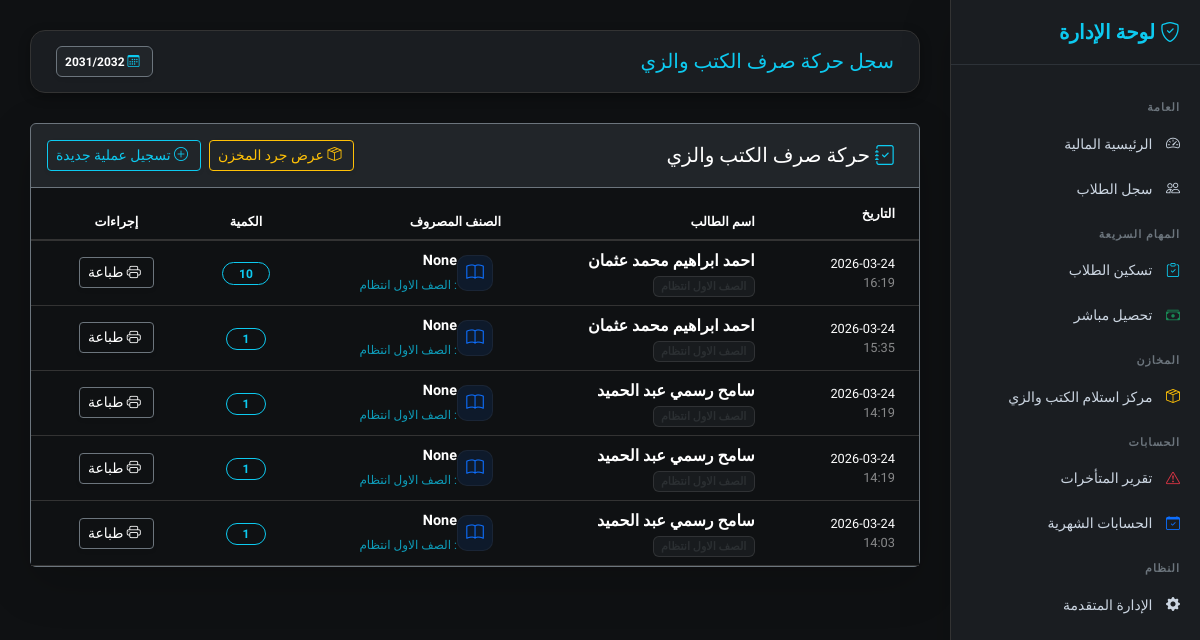
Page /students/sales/ on the earlier database version.
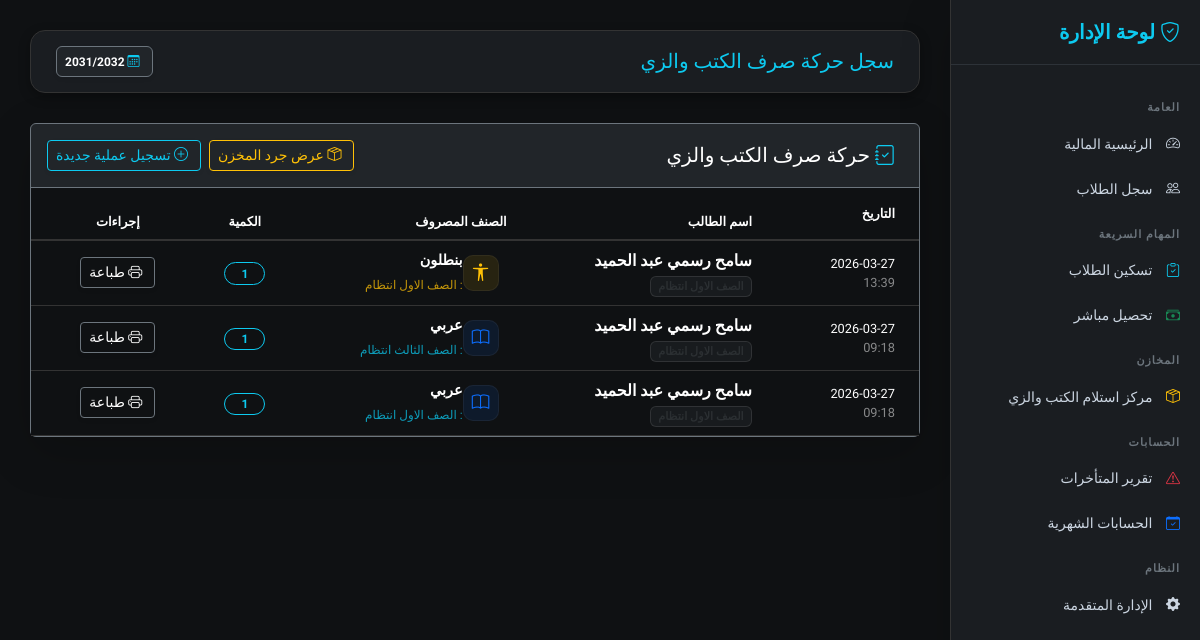
Same page on the later database version.
### finance/models.py (models this page shows, shortened)
class AcademicYear(models.Model):
    name = models.CharField(max_length=20)  # مثال: 2025/2026
    is_active = models.BooleanField(default=False)

### students/models.py (models this page shows, shortened)
class BookSale(models.Model):
    STATUS_CHOICES = [
        ('pending', 'لم يكتمل السداد'),
        ('ready', 'تم السداد (جاهز للاستلام)'),
        ('delivered', 'تم التسليم فعلياً'),
    ]
    student = models.ForeignKey('Student', on_delete=models.CASCADE, verbose_name="الطالب")
    book_item = models.ForeignKey('InventoryItem', on_delete=models.CASCADE, verbose_name="الصنف المطلوب استلامه")
    quantity = models.PositiveIntegerField("الكمية", default=1)
    payment_status = models.CharField("حالة السداد", max_length=20, choices=STATUS_CHOICES, default='pending')
    is_delivered = models.BooleanField("تم الاستلام من المخزن؟", default=False)
    collected_by = models.ForeignKey(User, on_delete=models.SET_NULL, null=True, blank=True, verbose_name="الموظف المسؤول")
    sale_date = models.DateTimeField("تاريخ الحركة", auto_now_add=True)
    class Meta:
        verbose_name = "إذن استلام"
        verbose_name_plural = "إذونات الاستلام"

class Student(models.Model):
    RELIGION_CHOICES = [("Muslim", "مسلم"), ("Christian", "مسيحي")]
    STATUS_CHOICES = [("New", "مستجد"), ("Transferred", "منقول"), ("Home", "عمال"), ("Promoted", "ناجح ومنقول")]
    GENDER_CHOICES = [('Male', 'ذكر'), ('Female', 'أنثى')]
    SPECIALIZATION_CHOICES = [
        ("General", "شعبة عامة"), ("Restaurant", "مطعم"), ("Kitchen", "مطبخ"),
        ("Guidance", "ارشاد"), ("Internal", "اشراف داخلي"), ("Computer", "حاسب الي"),
    ]
    image = models.ImageField("صورة الطالب", upload_to="students/", null=True, blank=True)
    registration_number = models.CharField("رقم القيد", max_length=50, blank=True, null=True)
    first_name = models.CharField("الاسم الأول", max_length=100)
    last_name = models.CharField("اسم العائلة", max_length=100)
    national_id_validator = RegexValidator(
        regex=r'^\d{14}$',
        message="الرقم القومي يجب أن يتكون من 14 رقماً فقط."
    )
    national_id = models.CharField(
        "الرقم القومي",
        max_length=14,
        validators=[national_id_validator],
        unique=True,
        null=True, blank=True
    )
    student_code = models.CharField("كود الطالب", max_length=20, unique=True, editable=False, blank=True, null=True)
    date_of_birth = models.DateField("تاريخ الميلاد", null=True, blank=True)
    birth_place = models.CharField("محل الميلاد", max_length=150, blank=True, null=True)
    gender = models.CharField(
        "النوع",
        max_length=10,
        choices=GENDER_CHOICES,
        null=True,
        blank=True
    )
    religion = models.CharField("الديانة", max_length=20, choices=RELIGION_CHOICES, null=True, blank=True)
    nationality = models.CharField("الجنسية", max_length=100, default="مصري", null=True, blank=True)
    address = models.TextField("العنوان", blank=True, null=True)
    mother_name = models.CharField("اسم الأم", max_length=150, null=True, blank=True)
    phone = models.CharField("رقم التليفون", max_length=20, null=True, blank=True)
    enrollment_status = models.CharField("حالة القيد", max_length=20, choices=STATUS_CHOICES, null=True, blank=True)
    integration_status = models.BooleanField("موقف الدمج", default=False, null=True, blank=True)
    specialization = models.CharField("التخصص", max_length=30, choices=SPECIALIZATION_CHOICES, blank=True, null=True)
    previous_debt = models.DecimalField("مديونية سابقة مرحلة", max_digits=10, decimal_places=2, default=0)
    last_promotion_date = models.DateField(null=True, blank=True)
    grade = models.ForeignKey("students.Grade", on_delete=models.PROTECT, null=True, verbose_name="الصف الدراسي")
    classroom = models.ForeignKey("students.Classroom", on_delete=models.SET_NULL, null=True, blank=True, verbose_name="الفصل")
    academic_year = models.ForeignKey("finance.AcademicYear", on_delete=models.CASCADE, verbose_name="السنة الدراسية", related_name="students")
    is_active = models.BooleanField("نشط", default=True)
    created_at = models.DateTimeField(auto_now_add=True)
    class Meta:
        ordering = ["-created_at"]
        verbose_name = "طالب"
        verbose_name_plural = "الطلاب"
    def get_full_name(self):
        first = self.first_name if self.first_name else ""
        last = self.last_name if self.last_name else ""
        full = f"{first} {last}".strip()
        return full if full else f"طالب رقم {self.student_code}"

class Grade(models.Model):
    name = models.CharField("اسم الصف", max_length=100)
    class Meta:
        verbose_name = "صف دراسي"
        verbose_name_plural = "الصفوف الدراسية"

class InventoryItem(models.Model):
    ITEM_TYPE_CHOICES = [
        ('book', 'كتاب دراسي'),
        ('uniform', 'زي مدرسي'),
    ]
    item_type = models.CharField("نوع الصنف", max_length=10, choices=ITEM_TYPE_CHOICES, default='book')
    subject = models.ForeignKey('Subject', on_delete=models.SET_NULL, null=True, blank=True, verbose_name="المادة (للكتب)")
    uniform = models.ForeignKey('Uniform', on_delete=models.SET_NULL, null=True, blank=True, verbose_name="الزي (للملابس)")
    grade = models.ForeignKey('Grade', on_delete=models.SET_NULL, null=True, blank=True, verbose_name="الصف الدراسي")
    stock_quantity = models.PositiveIntegerField("الرصيد الافتتاحي", default=0)
    class Meta:
        unique_together = ('item_type', 'subject', 'uniform', 'grade')
        verbose_name = "صنف مخزني (جرد)"
        verbose_name_plural = "المخزن (الجرد التفصيلي)"
        ordering = ['id']

class Uniform(models.Model):
    name = models.CharField("نوع الزي", max_length=100, unique=True)
    class Meta:
        verbose_name = "الزي"
        verbose_name_plural = "الزي المدرسي"

class Subject(models.Model):
    name = models.CharField("اسم المادة الدراسية", max_length=100, unique=True)
    class Meta:
        verbose_name = "مادة دراسية"
        verbose_name_plural = "المواد الدراسية"

### students/views.py (the view)
# urls.py: path('sales/', views.book_sales_list, name='book_sales_list'),
def book_sales_list(request):
    sales = BookSale.objects.all().order_by('-sale_date')
    return render(request, 'books/sales_list.html', {'sales': sales})

### students/templates/books/sales_list.html (shortened to what this page needs)
{% extends "base.html" %}
{% block page_title %}سجل حركة صرف الكتب والزي{% endblock %}
{% block content %}
<div class="card bg-dark border-secondary shadow-lg mt-2">
    <div class="card-header border-secondary d-flex justify-content-between align-items-center py-3">
        <h5 class="mb-0 text-white">
            <i class="bi bi-journal-check text-info me-2"></i> حركة صرف الكتب والزي
        </h5>
        <div class="d-flex gap-2">
            <a href="{% url 'inventory_report' %}" class="btn btn-outline-warning btn-sm shadow-sm">
                <i class="bi bi-box-seam me-1"></i> عرض جرد المخزن
            </a>
            <a href="{% url 'add_book_sale' %}" class="btn btn-outline-info btn-sm shadow-sm">
                <i class="bi bi-plus-circle me-1"></i> تسجيل عملية جديدة
            </a>
        </div>
    </div>
    <div class="card-body p-0">
        <div class="table-responsive">
            <table class="table table-hover mb-0 table-dark align-middle">
                <thead>
                    <tr class="text-muted small text-uppercase" style="border-bottom: 2px solid #333;">
                        <th class="px-4 py-3">التاريخ</th>
                        <th>اسم الطالب</th>
                        <th>الصنف المصروف</th>
                        <th class="text-center">الكمية</th>
                        <th class="text-center px-4">إجراءات</th>
                    </tr>
                </thead>
                <tbody>
                    {% for sale in sales %}
                    <tr style="border-bottom: 1px solid #2d3238;">
                        <td class="px-4 text-muted small">
                            {{ sale.sale_date|date:"Y-m-d" }}<br>
                            <span class="opacity-50">{{ sale.sale_date|date:"H:i" }}</span>
                        </td>
                        <td>
                            <span class="text-white fw-bold">{{ sale.student.get_full_name }}</span>
                            <br>
                            <span class="badge bg-secondary bg-opacity-10 text-secondary-emphasis" style="font-size: 0.7rem;">
                                {{ sale.student.grade.name }}
                            </span>
                        </td>
                        <td>
                            {% if sale.book_item.item_type == 'book' %}
                                <div class="d-flex align-items-center">
                                    <div class="item-icon-box bg-primary bg-opacity-10 text-primary me-2">
                                        <i class="bi bi-book"></i>
                                    </div>
                                    <div>
                                        <span class="d-block text-white fw-semibold mb-0" style="font-size: 0.9rem;">
                                            {{ sale.book_item.subject.name|default:"None" }}
                                        </span>
                                        <span class="text-info opacity-75 small" style="font-size: 0.75rem;">: {{ sale.book_item.grade.name|default:"None" }}</span>
                                    </div>
                                </div>
                            {% else %}
                                <div class="d-flex align-items-center">
                                    <div class="item-icon-box bg-warning bg-opacity-10 text-warning me-2">
                                        <i class="bi bi-universal-access"></i>
                                    </div>
                                    <div>
                                        <span class="d-block text-white fw-semibold mb-0" style="font-size: 0.9rem;">
                                            {{ sale.book_item.uniform.name|default:"None" }}
                                        </span>
                                        <span class="text-warning opacity-75 small" style="font-size: 0.75rem;">: {{ sale.book_item.grade.name|default:"None" }}</span>
                                    </div>
                                </div>
                            {% endif %}
                        </td>
                        <td class="text-center">
                            <span class="badge rounded-pill border border-info text-info px-3">
                                {{ sale.quantity }}
                            </span>
                        </td>
                        <td class="text-center px-4">
                            <a href="{% url 'print_book_receipt' sale.id %}" class="btn btn-sm btn-outline-light border-secondary shadow-sm" target="_blank">
                                <i class="bi bi-printer me-1"></i> طباعة
                            </a>
                        </td>
                    </tr>
                    {% endfor %}
                </tbody>
            </table>
        </div>
    </div>
</div>
{% endblock %}

### finance/templates/base.html (shortened to what this page needs)
{% load static %}
<!DOCTYPE html>
<html lang="ar" dir="rtl">
<head>
    <link href="https://cdn.jsdelivr.net/npm/bootstrap@5.3.2/dist/css/bootstrap.min.css" rel="stylesheet">
    <link href="https://cdn.jsdelivr.net/npm/bootstrap-icons/font/bootstrap-icons.css" rel="stylesheet">
    <link href="https://cdn.jsdelivr.net/npm/select2@4.1.0-rc.0/dist/css/select2.min.css" rel="stylesheet" />
    <link rel="stylesheet" href="https://cdn.jsdelivr.net/npm/select2-bootstrap-5-theme@1.3.0/dist/select2-bootstrap-5-theme.min.css" />
</head>
<body>
<div class="sidebar shadow-lg">
    {% if student and student.id %}
        <h5><i class="bi bi-person-badge"></i> ملف الطالب</h5>
        <div class="text-center mb-4 px-3">
            <span class="d-block fw-bold text-white fs-5">{{ student.get_full_name }}</span>
            <small class="badge bg-info text-dark mt-2 px-3">{{ student.academic_year.name }}</small>
        </div>
        <div class="section-title">العمليات المالية</div>
        <a href="{% url 'assign_plan_with_id' student.id %}">
            <i class="bi bi-calendar-check text-info"></i> تسكين برنامج مالي
        </a>
        <a href="{% url 'quick_collection' %}?student_id={{ student.id }}">
            <i class="bi bi-cash-stack text-success"></i> تحصيل المصاريف
        </a>
        <a href="{% url 'student_inventory_view' student.id %}"
           class="{% if request.resolver_match.url_name == 'student_inventory_view' %}active-link{% endif %}">
            <i class="bi bi-box-seam text-warning"></i> تسليم الكتب والزي
        </a>
        <div class="section-title">تقارير وشهادات</div>
        <a href="javascript:void(0);" onclick="printEnrollmentCertificate()" class="admin-action-btn mt-2" style="color: #ffc107; border-color: rgba(255,193,7,0.3);">
            <i class="bi bi-printer"></i> طباعة شهادة قيد
        </a>
        <a href="{% url 'student_list' %}" class="text-info text-center d-block mt-4 border-top border-secondary pt-3 mx-3">
            <i class="bi bi-arrow-right-circle"></i> العودة للسجل العام
        </a>
    {% else %}
        <h5><i class="bi bi-shield-check"></i> لوحة الإدارة</h5>
        <div class="section-title">العامة</div>
        <a href="{% url 'finance_dashboard' %}"><i class="bi bi-speedometer2"></i> الرئيسية المالية</a>
        <a href="{% url 'student_list' %}"><i class="bi bi-people"></i> سجل الطلاب</a>
        <div class="section-title">المهام السريعة</div>
        <a href="{% url 'assign_plan' %}"><i class="bi bi-clipboard-check text-info"></i> تسكين الطلاب</a>
        <a href="{% url 'quick_collection' %}"><i class="bi bi-cash-stack text-success"></i> تحصيل مباشر</a>
        <div class="section-title">المخازن</div>
        <a href="{% url 'student_list' %}"><i class="bi bi-box-seam text-warning"></i> مركز استلام الكتب والزي</a>
        <div class="section-title">الحسابات</div>
        <a href="{% url 'overdue_report' %}"><i class="bi bi-exclamation-triangle text-danger"></i> تقرير المتأخرات</a>
        <a href="{% url 'close_month' %}"><i class="bi bi-calendar-check text-primary"></i> الحسابات الشهرية</a>
        <div class="section-title">النظام</div>
        <a href="/admin/" target="_blank"><i class="bi bi-gear-fill"></i> الإدارة المتقدمة</a>
    {% endif %}
    </div>
<div class="main-content">
    <div class="top-navbar d-flex justify-content-between align-items-center">
        <h5 class="mb-0 text-info">{% block page_title %}نظام إدارة شؤون الطلاب{% endblock %}</h5>
        <div class="d-flex align-items-center">
            <span class="badge bg-dark border border-secondary p-2 shadow-sm">
                <i class="bi bi-calendar3 me-1 text-info"></i>
                {{ active_year.name|default:"لم يتم تحديد سنة" }}
            </span>
        </div>
    </div>
    {% block content %}{% endblock %}
</div>
</body>
</html>

Differences in the rows shown:
removed BookSale: sale_date "2026-03-24", sale_date "16:19", student.get_full_name "احمد ابراهيم محمد عثمان", student.grade.name "الصف الاول انتظام", book_item.subject.name "None", book_item.grade.name "الصف الاول انتظام", quantity "10"
removed BookSale: sale_date "2026-03-24", sale_date "15:35", student.get_full_name "احمد ابراهيم محمد عثمان", student.grade.name "الصف الاول انتظام", book_item.subject.name "None", book_item.grade.name "الصف الاول انتظام", quantity "1"
removed BookSale: sale_date "2026-03-24", sale_date "14:19", student.get_full_name "سامح رسمي عبد الحميد", student.grade.name "الصف الاول انتظام", book_item.subject.name "None", book_item.grade.name "الصف الاول انتظام", quantity "1"
removed BookSale: sale_date "2026-03-24", sale_date "14:19", student.get_full_name "سامح رسمي عبد الحميد", student.grade.name "الصف الاول انتظام", book_item.subject.name "None", book_item.grade.name "الصف الاول انتظام", quantity "1"
removed BookSale: sale_date "2026-03-24", sale_date "14:03", student.get_full_name "سامح رسمي عبد الحميد", student.grade.name "الصف الاول انتظام", book_item.subject.name "None", book_item.grade.name "الصف الاول انتظام", quantity "1"
added BookSale: sale_date "2026-03-27", sale_date "13:39", student.get_full_name "سامح رسمي عبد الحميد", student.grade.name "الصف الاول انتظام", book_item.uniform.name "بنطلون", book_item.grade.name "الصف الاول انتظام", quantity "1"
added BookSale: sale_date "2026-03-27", sale_date "09:18", student.get_full_name "سامح رسمي عبد الحميد", student.grade.name "الصف الاول انتظام", book_item.subject.name "عربي", book_item.grade.name "الصف الثالث انتظام", quantity "1"
added BookSale: sale_date "2026-03-27", sale_date "09:18", student.get_full_name "سامح رسمي عبد الحميد", student.grade.name "الصف الاول انتظام", book_item.subject.name "عربي", book_item.grade.name "الصف الاول انتظام", quantity "1"
